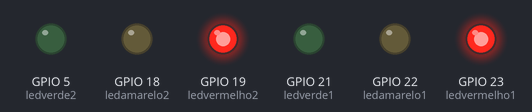
The sketch below on a simulated ESP32. Shown: output pins drawn as LEDs (lit = HIGH).

Above: at 0.5 s.
At 2.5 s:
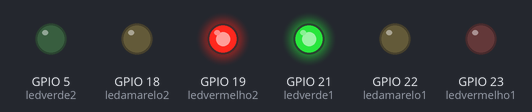
At 4.5 s:
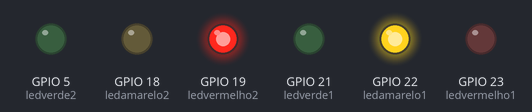
At 7.5 s:
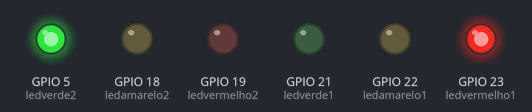
At 9.5 s:
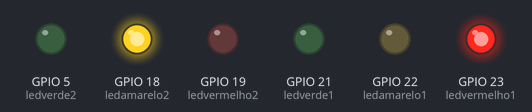
Timing chart, 0 to 14.3 s (numbered marks = the images above):
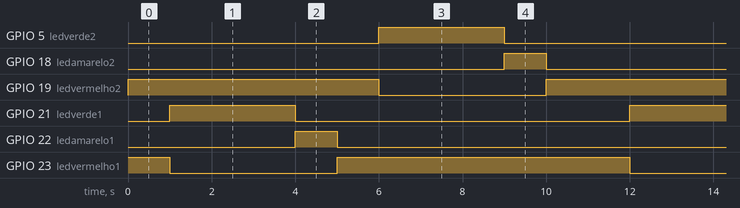

The sketch:

semaforoduplo_led.ino
```cpp
#define ledvermelho1 23
#define ledamarelo1 22
#define ledverde1 21
#define ledvermelho2 19
#define ledamarelo2 18
#define ledverde2 5

void setup() {
  pinMode(ledvermelho1,OUTPUT);
  pinMode(ledamarelo1,OUTPUT);
  pinMode(ledverde1,OUTPUT);
  pinMode(ledvermelho2,OUTPUT);
  pinMode(ledamarelo2,OUTPUT);
  pinMode(ledverde2,OUTPUT);
}
void loop() {
  digitalWrite(ledvermelho1,HIGH);
  digitalWrite(ledvermelho2,HIGH);
  delay(1000);
  digitalWrite(ledvermelho1,LOW);
  digitalWrite(ledverde1,HIGH);
  delay(3000);
  digitalWrite(ledverde1,LOW);
  digitalWrite(ledamarelo1,HIGH);
  delay(1000);
  digitalWrite(ledamarelo1,LOW);
  digitalWrite(ledvermelho1,HIGH);
  delay(1000);
  digitalWrite(ledvermelho2,LOW);
  digitalWrite(ledverde2,HIGH);
  delay(3000);
  digitalWrite(ledverde2,LOW);
  digitalWrite(ledamarelo2,HIGH);
  delay(1000);
  digitalWrite(ledamarelo2,LOW);
  digitalWrite(ledvermelho2,HIGH);
  delay(1000);

}
```

Measured:
- by itself, GPIO 5 (ledverde2), GPIO 21 (ledverde1): alternates HIGH for 3.0 s and LOW for 8.0 s
- by itself, GPIO 18 (ledamarelo2), GPIO 22 (ledamarelo1): alternates HIGH for 1.0 s and LOW for 10.0 s
- by itself, GPIO 19 (ledvermelho2), GPIO 23 (ledvermelho1): repeats every 11.0 s: LOW 4.0 s, HIGH 7.0 s
